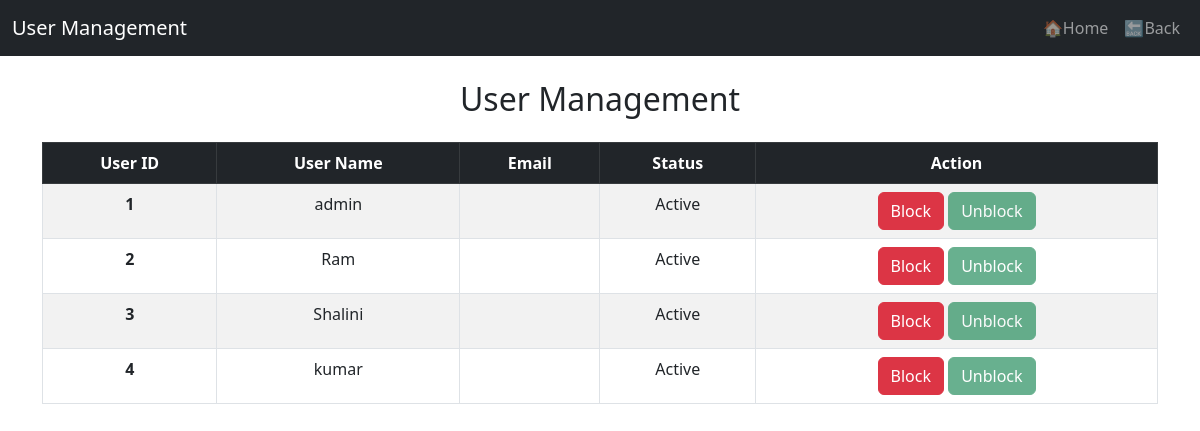
/user_manage (signed in), run on the app's committed database.
### app.py (models this page shows)
class User(db.Model):
    id = db.Column(db.Integer, primary_key=True)
    password = db.Column(db.String(120),nullable = False)
    fullname = db.Column(db.String(120),nullable = False)
    username = db.Column(db.String(80), unique = True, nullable=False)
    dob = db.Column(db.Date,nullable = False)
    is_active = db.Column(db.Boolean, default = True)
    qualification = db.Column(db.String(120),nullable = False)
    scores = db.relationship('Score', back_populates = 'user')

### app.py (the view)
@app.route('/user_manage',methods=['GET'])
def user_manage():
    if session.get('username') != 'admin':
        return redirect(url_for('login'))
    users = User.query.all()
    return render_template('user_manage.html',users=users)

### templates/user_manage.html (shortened to what this page needs)
<!DOCTYPE html>
<html lang="en">
<head>
    <link rel="stylesheet" href="https://cdn.jsdelivr.net/npm/bootstrap@5.3.0/dist/css/bootstrap.min.css">
</head>
<body>
    <nav class="navbar navbar-expand-lg navbar-dark bg-dark">
        <div class="container-fluid">
            <span class="navbar-brand" > User Management</span>
            <div class="collapse navbar-collapse" id="navbarNav">
                <ul class="navbar-nav ms-auto">
                    <li class="nav-item">
                        <a class="nav-link" href="/">🏠Home</a>
                    </li>
                    <li class="nav-item">
                        <a class="nav-link text-align" href="admin_dashboard">🔙Back</a>
                    </li>
                </ul>
            </div>
        </div>
    </nav>
    <div class="container mt-4">
        <h2 class="text-center mb-4">User Management</h2>
        <table class="table table-striped table-bordered text-center">
            <thead class="table-dark">
                <tr>
                    <th scope="col">User ID</th>
                    <th scope="col">User Name</th>
                    <th scope="col">Email</th>
                    <th scope="col">Status</th>
                    <th scope="col">Action</th>
                </tr>
            </thead>
            <tbody>
                {% for user in users %}
                <tr>
                    <th scope="row">{{ user.id }}</th>
                    <td>{{ user.username }}</td>
                    <td>{{ user.email }}</td>
                    <td>
                            {{ 'Active' if user.is_active else 'Blocked' }}
                    </td>
                    <td>
                        <form action="{{ url_for('block_user', user_id=user.id) }}" method="POST" style="display:inline;">
                            <button type="submit" class="btn btn-danger" {% if not user.is_active %}disabled{% endif %}>
                                Block
                            </button>
                        </form>
                        <form action="{{ url_for('unblock_user', user_id=user.id) }}" method="POST" style="display:inline;">
                            <button type="submit" class="btn btn-success" {% if user.is_active %}disabled{% endif %}>
                                Unblock
                            </button>
                        </form>
                    </td>
                </tr>
                {% endfor %}
            </tbody>
        </table>
    </div>
</body>
</html>

### data on the page
User: id "1", username "admin", is_active "Active"
User: id "2", username "Ram", is_active "Active"
User: id "3", username "Shalini", is_active "Active"
User: id "4", username "kumar", is_active "Active"
